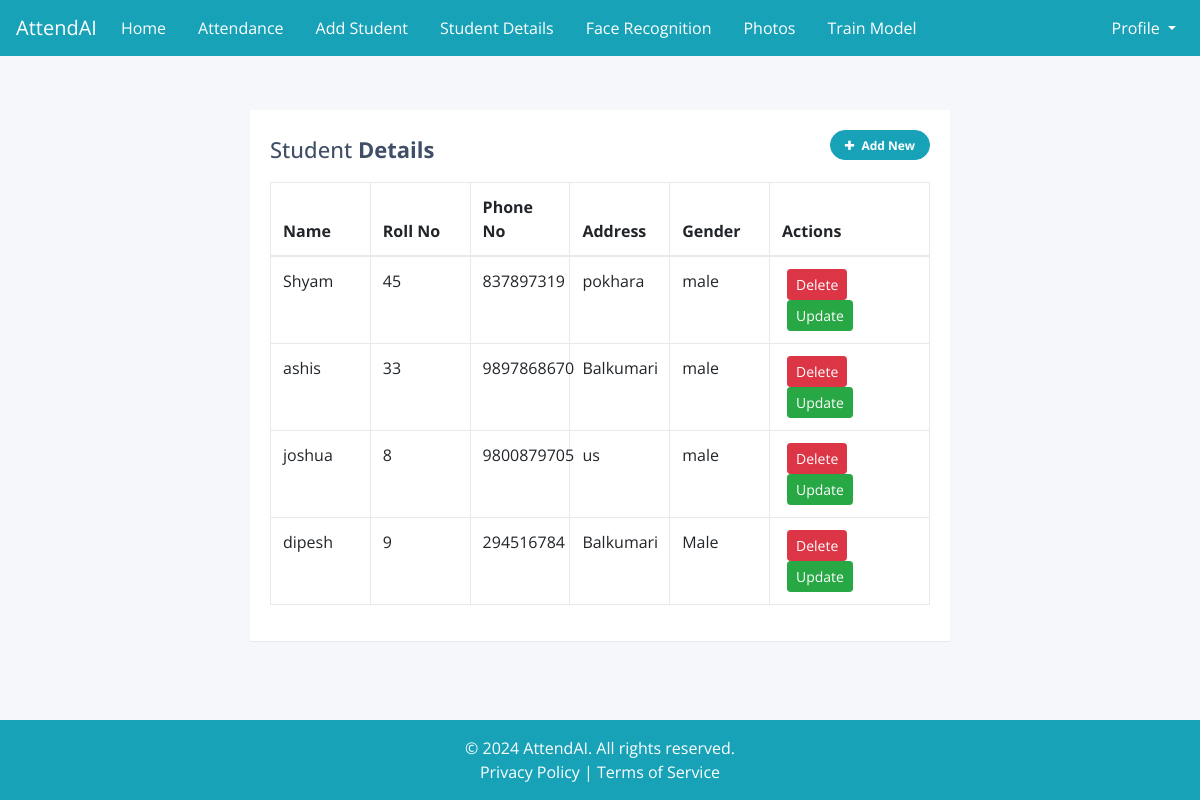
The page /details/ on the database as committed earlier.
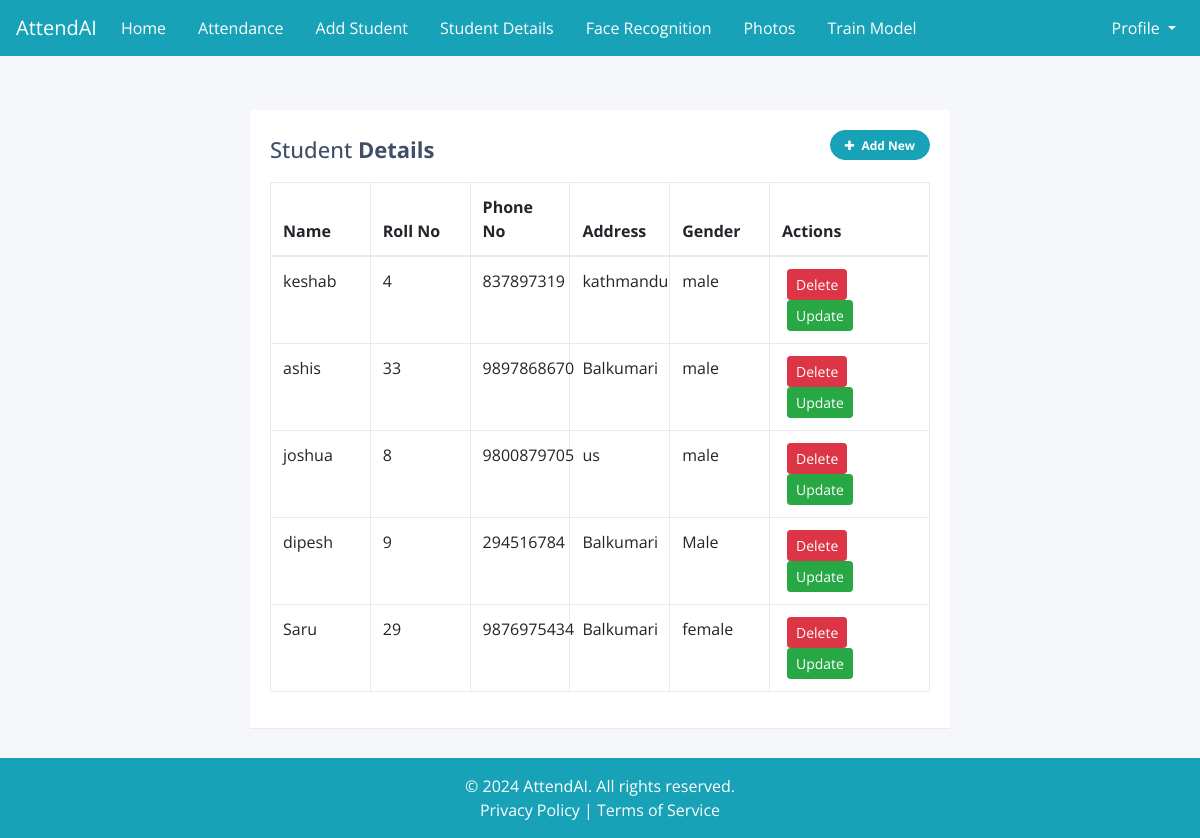
The same page on the database as committed later.
### myapp/models.py (models this page shows)
class Student(models.Model):
    user = models.ForeignKey(User ,on_delete=models.SET_NULL,null=True, blank=True)
    name=models.CharField(max_length=70)
    rollno=models.IntegerField(unique=True)
    phoneno=models.IntegerField()
    address=models.CharField(max_length=100)
    gender=models.CharField(max_length=100)
    photo = models.ImageField(upload_to='student_photos/',default='none')
    is_present = models.BooleanField(default=False)

### myapp/views.py (the view)
# urls.py: path('details/',views.detail, name='detail'),
def detail(request):
    stud = Student.objects.all()
    context= {
        'stud':stud,
    }
    return render(request,'details.html',context)

### templates/details.html (shortened to what this page needs)
{% extends 'base.html' %}
{% block content %}
<!DOCTYPE html>
<html lang="en">
<head>
<link rel="stylesheet" href="https://stackpath.bootstrapcdn.com/bootstrap/4.5.0/css/bootstrap.min.css">
<link rel="stylesheet" href="https://maxcdn.bootstrapcdn.com/font-awesome/4.7.0/css/font-awesome.min.css">
</head>
<body>
<div class="container-lg">
    <div class="table-responsive">
        <div class="table-wrapper">
            <div class="table-title">
                <div class="row">
                    <div class="col-sm-8"><h2>Student <b>Details</b></h2></div>
                    <div class="col-sm-4">
                        <button type="button" class="btn btn-info add-new" onclick="redirectToNewPage()"><i class="fa fa-plus"></i> Add New</button>
                    </div>
                </div>
            </div>
            <table class="table table-bordered">
                <thead>
                    <tr>
                        <th>Name</th>
                        <th>Roll No</th>
                        <th>Phone No</th>
                        <th>Address</th>
                        <th>Gender</th>
                        <th>Actions</th>
                    </tr>
                </thead>
                <tbody>
                    {% for i in stud %}
                    <tr>
                        <td>{{i.name}}</td>
                        <td>{{i.rollno}}</td>
                        <td>{{i.phoneno}}</td>
                        <td>{{i.address}}</td>
                        <td>{{i.gender}}</td>
                        <td>
                            <a href="{% url 'delete' i.rollno %}" class="btn btn-danger btn-sm">Delete</a>
                            <a href="{% url 'edit' i.rollno %}" class="btn btn-success btn-sm">Update</a>
                        </td>
                    </tr>
                   {% endfor %}
                </tbody>
            </table>
        </div>
    </div>
</div>
</body>
</html>
{% endblock content %}

### templates/base.html (shortened to what this page needs)
<!DOCTYPE html>
<html lang="en">
<head>
    <link rel="stylesheet" href="https://stackpath.bootstrapcdn.com/bootstrap/4.5.2/css/bootstrap.min.css">
</head>
<body>
    <nav class="navbar navbar-expand-lg navbar-light bg-info w-100">
        <a class="navbar-brand text-white" href="#">AttendAI</a>
        <div class="collapse navbar-collapse" id="navbarNav">
            <ul class="navbar-nav mr-auto">
                <li class="nav-item active mr-3">
                    <a class="nav-link text-white" href="{% url 'home' %}">Home <span class="sr-only">(current)</span></a>
                </li>
                <li class="nav-item mr-3">
                    <a class="nav-link text-white" href="{% url 'attendance' %}">Attendance</a>
                </li>
                <li class="nav-item mr-3">
                    <a class="nav-link text-white" href="{% url 'addshow' %}">Add Student</a>
                </li>
                <li class="nav-item mr-3">
                    <a class="nav-link text-white" href="{% url 'detail' %}">Student Details</a>
                </li>
                <li class="nav-item mr-3">
                    <a class="nav-link text-white" href="#">Face Recognition</a>
                </li>
                <li class="nav-item mr-3">
                    <a class="nav-link text-white" href="#">Photos</a>
                </li>
                <li class="nav-item mr-3">
                    <a class="nav-link text-white" href="#">Train Model</a>
                </li>
            </ul>
            <ul class="navbar-nav ml-auto">
                <li class="nav-item dropdown">
                    <a class="nav-link dropdown-toggle text-white" href="#" id="navbarDropdown" role="button"
                       data-toggle="dropdown" aria-haspopup="true" aria-expanded="false">
                        Profile
                    </a>
                </li>
            </ul>
        </div>
    </nav>
    <div class="container mt-4 content">
        {% block content %}
        {% endblock content %}
    </div>
    <footer class="bg-info text-white text-center py-3 mt-auto">
        <div class="container">
            <p class="mb-0">&copy; 2024 AttendAI. All rights reserved.</p>
            <p class="mb-0">
                <a href="#" class="text-white">Privacy Policy</a> |
                <a href="#" class="text-white">Terms of Service</a>
            </p>
        </div>
    </footer>
</body>
</html>

### templates/base.html (style rules this page uses)
html, body { height: 100%; }
body { display: flex; flex-direction: column; }
.content { flex: 1; }

### templates/details.html (style rules this page uses)
body { color: #404E67; background: #F5F7FA; font-family: 'Open Sans', sans-serif; }
.table-wrapper { width: 700px; margin: 30px auto; background: #fff; padding: 20px; box-shadow: 0 1px 1px rgba(0,0,0,.05); }
.table-title { padding-bottom: 10px; margin: 0 0 10px; }
.table-title h2 { margin: 6px 0 0; font-size: 22px; }
.table-title .add-new { float: right; height: 30px; font-weight: bold; font-size: 12px; text-shadow: none; min-width: 100px; border-radius: 50px; line-height: 13px; }
.table-title .add-new i { margin-right: 4px; }
table.table { table-layout: fixed; }
table.table tr th, table.table tr td { border-color: #e9e9e9; }
table.table th:last-child { width: 160px; }
table.table td a { cursor: pointer; display: inline-block; margin: 0 5px; min-width: 24px; }

Rows that differ between the two databases and show on the page:
changed Student: name "Shyam" → "keshab"; rollno "45" → "4"; address "pokhara" → "kathmandu"
added Student: name "Saru", rollno "29", phoneno "9876975434", address "Balkumari", gender "female"
